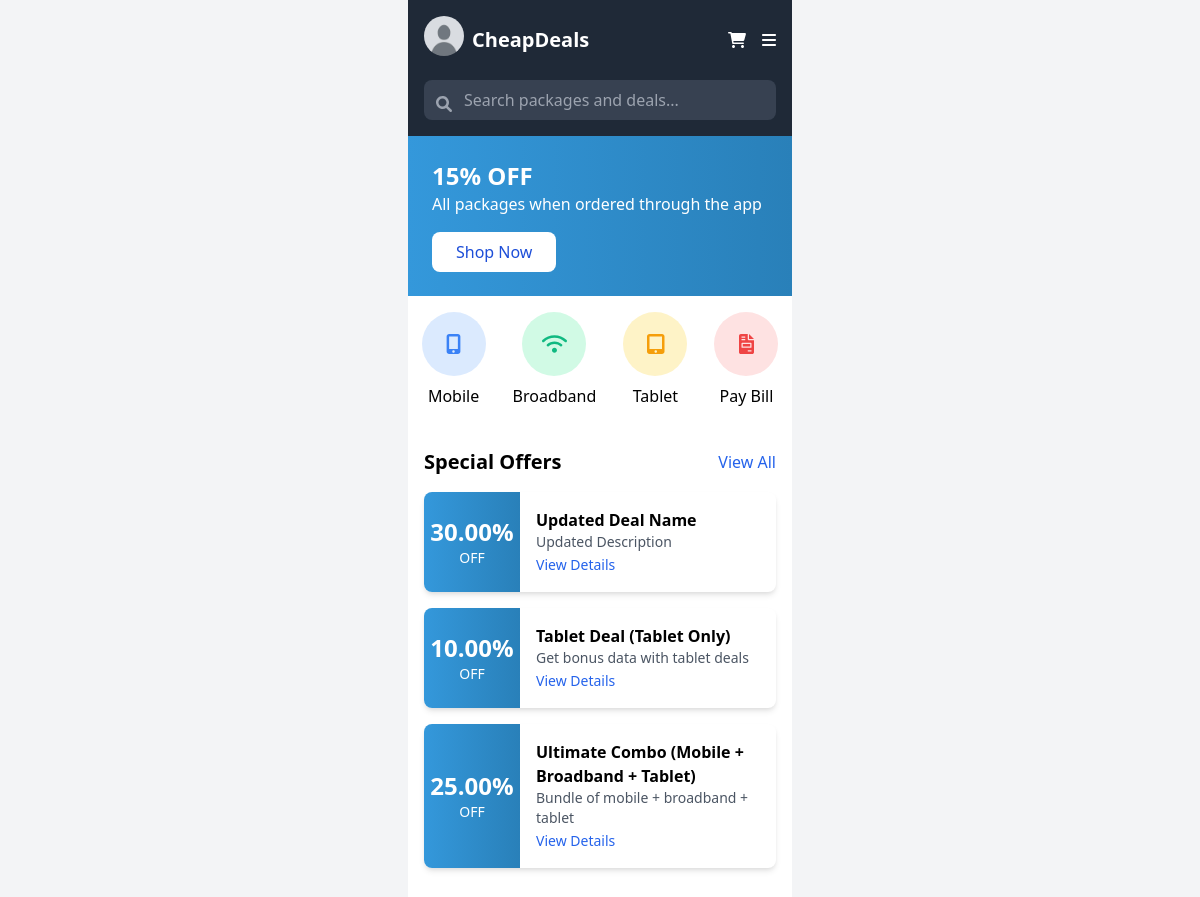
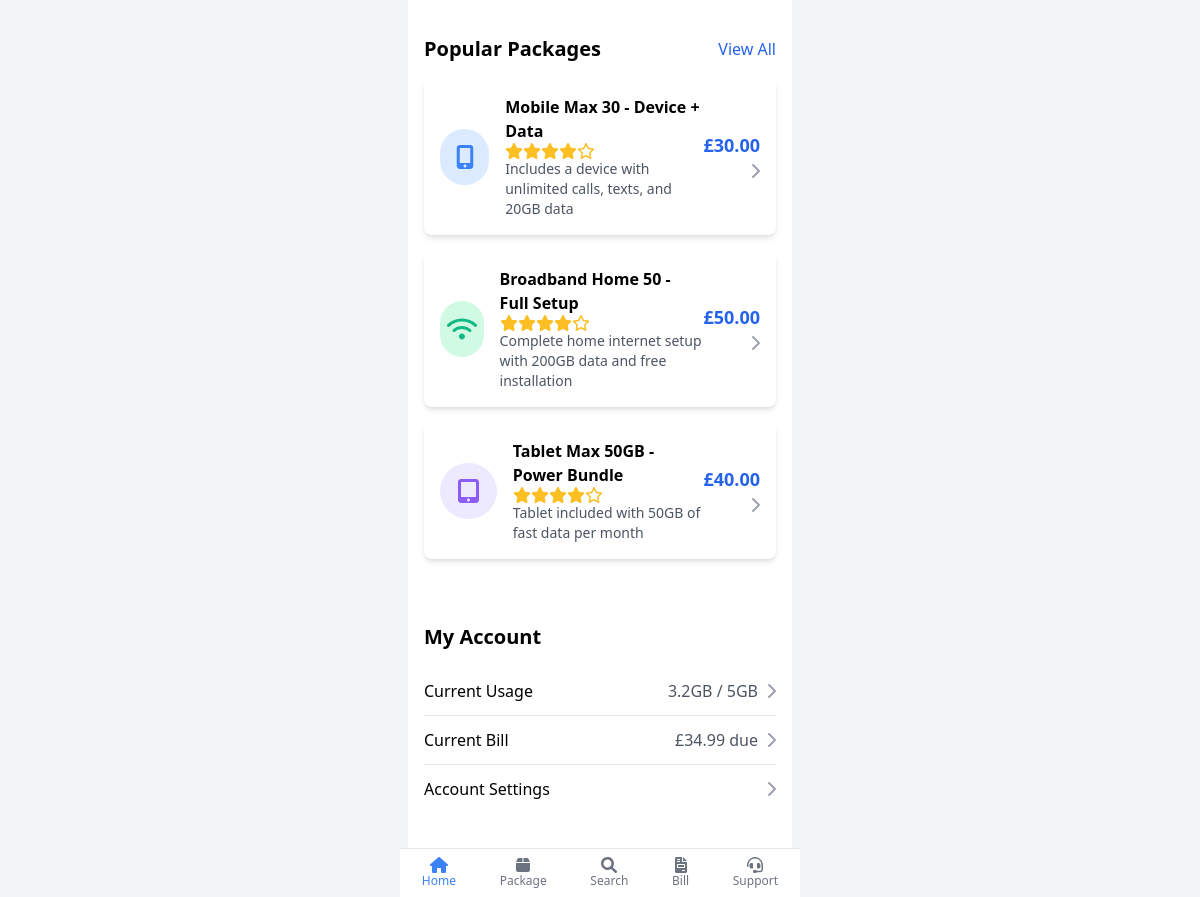
The app's page /homepages.php with its own data (2 pictures, top to bottom).
### tables this page shows
CREATE TABLE `deal` (
  `DealID` int(11) NOT NULL,
  `DealName` varchar(255) NOT NULL,
  `Description` text DEFAULT NULL,
  `DiscountPercentage` decimal(5,2) NOT NULL,
  `ValidFrom` date NOT NULL,
  `ValidTo` date NOT NULL
);

CREATE TABLE `package` (
  `PackageID` int(11) NOT NULL,
  `PackageName` varchar(255) NOT NULL,
  `Description` text DEFAULT NULL,
  `Type` enum('Mobile','Broadband','Tablet','Custom') NOT NULL,
  `Price` decimal(10,2) NOT NULL,
  `FreeMinutes` int(11) DEFAULT 0,
  `FreeSMS` int(11) DEFAULT 0,
  `FreeGB` float DEFAULT 0,
  `old_price` int(11) NOT NULL,
  `Contract` varchar(255) DEFAULT NULL,
  `IsPopular` tinyint(1) DEFAULT 0,
  `DownloadSpeed` int(11) DEFAULT NULL,
  `UploadSpeed` int(11) DEFAULT NULL,
  `SetupFee` decimal(10,2) DEFAULT NULL,
  `Brand` varchar(100) DEFAULT NULL,
  `Rating` float DEFAULT NULL,
  `UpfrontCost` decimal(11,0) NOT NULL,
  `img` varchar(255) DEFAULT NULL
);

### homepages.php (called while the page is built, shortened)
<?php
include './Include/database.php';
include './models/Package.php';
include './models/Deal.php';
$deal = new Deal($pdo);
$deal_stmt = $deal->readAll();
$package = new Package($pdo);
$package_stmt = $package->readAll();
$customer = new Customer($pdo);
include './templates/homepages.html.php';
include './layout-mobile.html.php';

### models/Deal.php (called while the page is built, shortened)
<?php
class Deal {
    private $conn;
    private $table_name = "deal";
    public function __construct($db) {
        $this->conn = $db;
    }
    public function readAll() {
        $query = "SELECT * FROM " . $this->table_name;
        $stmt = $this->conn->prepare($query);
        $stmt->execute();
        return $stmt;
    }
}
?>

### models/Package.php (called while the page is built, shortened)
<?php
class Package {
    private $conn;
    private $table_name = "package";
    public function __construct($db) {
        $this->conn = $db;
    }
    public function readAll() {
        $query = "SELECT * FROM " . $this->table_name;
        $stmt = $this->conn->prepare($query);
        $stmt->execute();
        return $stmt;
    }
}
?>

### templates/homepages.html.php (the view, shortened to what this page needs)
<header class="bg-gray-800 text-white py-4 p-4">
    <div class="container mx-auto flex justify-between items-center">
        <div class="flex items-center">
            <a href="profile.php" class="mr-2">
                <img src="<?php echo htmlspecialchars($customer->avt_img ?: './image/default-avatar.png'); ?>" alt="Profile Picture" class="w-10 h-10 rounded-full mb-2">
            </a>
            <h1 class="text-xl font-bold">CheapDeals</h1>
        </div>
        <div class="flex items-center">
            <a href="cart.php" class="mr-4"><i class="fas fa-shopping-cart"></i></a>
            <a href="./csr/csr_management.php" class="focus:outline-none"><i class="fas fa-bars"></i></a>
        </div>
    </div>
    <div class="container mx-auto mt-4">
        <form class="relative" action="search.php" method="get">
            <input type="text" name="query" placeholder="Search packages and deals..." class="w-full p-2 pl-10 rounded-lg bg-gray-700 text-white">
            <button type="submit" class="absolute left-3 top-3 text-gray-400">
                <i class="fas fa-search"></i>
            </button>
        </form>
    </div>
</header>
<section class="gradient-blue text-white p-6">
    <div class="container mx-auto">
        <h2 class="text-2xl font-bold">15% OFF</h2>
        <p class="mb-4">All packages when ordered through the app</p>
        <a href="#packages" class="bg-white text-blue-700 px-6 py-2 rounded-lg font-medium inline-block">Shop Now</a>
    </div>
</section>
<section class="py-4 bg-white">
    <div class="container mx-auto flex justify-around">
        <a href="mobile.php" class="flex flex-col items-center">
            <div class="bg-blue-100 rounded-full w-16 h-16 flex items-center justify-center mb-2">
                <i class="fas fa-mobile-alt text-blue-500 text-xl"></i>
            </div>
            <span>Mobile</span>
        </a>
        <a href="broadband.php" class="flex flex-col items-center">
            <div class="bg-green-100 rounded-full w-16 h-16 flex items-center justify-center mb-2">
                <i class="fas fa-wifi text-green-500 text-xl"></i>
            </div>
            <span>Broadband</span>
        </a>
        <a href="tablet.php" class="flex flex-col items-center">
            <div class="bg-yellow-100 rounded-full w-16 h-16 flex items-center justify-center mb-2">
                <i class="fas fa-tablet-alt text-yellow-500 text-xl"></i>
            </div>
            <span>Tablet</span>
        </a>
        <a href="bill.php" class="flex flex-col items-center">
            <div class="bg-red-100 rounded-full w-16 h-16 flex items-center justify-center mb-2">
                <i class="fas fa-file-invoice text-red-500 text-xl"></i>
            </div>
            <span>Pay Bill</span>
        </a>
    </div>
</section>
<section class="py-6">
    <div class="container mx-auto px-4">
        <div class="flex justify-between items-center mb-4">
            <h2 class="text-xl font-bold">Special Offers</h2>
            <a href="offers.php" class="text-blue-600">View All</a>
        </div>
        <?php while ($row = $deal_stmt->fetch(PDO::FETCH_ASSOC)): ?>
        <?php
            $discount = $row['DiscountPercentage'];
            $name = htmlspecialchars($row['DealName']);
            $desc = htmlspecialchars($row['Description']);
            $deal_id = $row['DealID'];
        ?>
        <a href="deal-details.php?deal_id=<?= $deal_id ?>" class="block">
            <div class="bg-white rounded-lg shadow-md mb-4 flex overflow-hidden hover:shadow-lg transition-shadow">
                <div class="gradient-blue text-white p-4 flex flex-col justify-center items-center w-24">
                    <div class="text-2xl font-bold"><?= $discount ?>%</div>
                    <div class="text-sm">OFF</div>
                </div>
                <div class="p-4 flex-1">
                    <h3 class="font-bold"><?= $name ?></h3>
                    <p class="text-gray-600 text-sm"><?= $desc ?></p>
                    <span class="text-blue-600 text-sm">View Details</span>
                </div>
            </div>
        </a>
        <?php endwhile; ?>
    </div>
</section>
<section id="packages" class="py-6 bg-white">
    <div class="container mx-auto px-4">
        <div class="flex justify-between items-center mb-4">
            <h2 class="text-xl font-bold">Popular Packages</h2>
            <a href="packages.php" class="text-blue-600">View All</a>
        </div>
        <?php
        $package_stmt->execute();
        while ($row = $package_stmt->fetch(PDO::FETCH_ASSOC)) {
            if (!$row['IsPopular']) continue;
            $id = htmlspecialchars($row['PackageID']);
            $name = htmlspecialchars($row['PackageName']);
            $desc = htmlspecialchars($row['Description']);
            $price = number_format($row['Price'], 2);
            $rating = $row['Rating'];
            $type = strtolower($row['Type']);
            $icon = 'fa-box';
            $bgColor = 'bg-gray-200';
            $textColor = 'text-gray-600';
            if ($type === 'mobile') {
                $icon = 'fa-mobile-alt';
                $bgColor = 'bg-blue-100';
                $textColor = 'text-blue-500';
            } elseif ($type === 'broadband') {
                $icon = 'fa-wifi';
                $bgColor = 'bg-green-100';
                $textColor = 'text-green-500';
            } elseif ($type === 'tablet') {
                $icon = 'fa-tablet-alt';
                $bgColor = 'bg-purple-100';
                $textColor = 'text-purple-500';
            }
        ?>
            <a href="package-details.php?id=<?= $id ?>" class="block bg-white rounded-lg shadow-md mb-4 p-4">
                <div class="flex justify-between items-center">
                    <div class="flex items-center">
                        <div class="<?= $bgColor ?> rounded-full w-24 h-14 flex items-center justify-center mr-4">
                            <i class="fas <?= $icon ?> <?= $textColor ?> text-2xl"></i>
                        </div>
                        <div>
                            <h3 class="font-bold"><?= $name ?></h3>
                            <div class="flex text-yellow-400">
                                <?php for ($i = 0; $i < 5; $i++): ?>
                                    <?php if ($i < floor($rating)): ?>
                                        <i class="fas fa-star"></i>
                                    <?php else: ?>
                                        <i class="far fa-star"></i>
                                    <?php endif; ?>
                                <?php endfor; ?>
                            </div>
                            <p class="text-gray-600 text-sm"><?= $desc ?></p>
                        </div>
                    </div>
                    <div class="text-right">
                        <p class="text-lg font-bold text-blue-600">£<?= $price ?></p>
                        <i class="fas fa-chevron-right text-gray-400"></i>
                    </div>
                </div>
            </a>
        <?php } ?>
    </div>
</section>
<section class="py-6 bg-white">
    <div class="container mx-auto px-4">
        <h2 class="text-xl font-bold mb-4">My Account</h2>
        <a href="account-usage.php" class="block border-b border-gray-200 py-3 flex justify-between items-center">
            <span>Current Usage</span>
            <div class="flex items-center">
                <span class="text-gray-600 mr-2">3.2GB / 5GB</span>
                <i class="fas fa-chevron-right text-gray-400"></i>
            </div>
        </a>
        <a href="account-bill.php" class="block border-b border-gray-200 py-3 flex justify-between items-center">
            <span>Current Bill</span>
            <div class="flex items-center">
                <span class="text-gray-600 mr-2">£34.99 due</span>
                <i class="fas fa-chevron-right text-gray-400"></i>
            </div>
        </a>
        <a href="account-settings.php" class="block py-3 flex justify-between items-center">
            <span>Account Settings</span>
            <i class="fas fa-chevron-right text-gray-400"></i>
        </a>
    </div>
</section>

### layout-mobile.html.php (style rules this page uses)
.gradient-blue { background: linear-gradient(90deg, #3498db 0%, #2980b9 100%); }
html, body { height: 100%; margin: 0; }

### records on screen
deal: DiscountPercentage "30.00", DealName "Updated Deal Name", Description "Updated Description"
deal: DiscountPercentage "10.00", DealName "Tablet Deal (Tablet Only)", Description "Get bonus data with tablet deals"
deal: DiscountPercentage "25.00", DealName "Ultimate Combo (Mobile + Broadband + Tablet)", Description "Bundle of mobile + broadband + tablet"
package: PackageName "Mobile Max 30 - Device + Data", Description "Includes a device with unlimited calls, texts, and 20GB data", Price "30.00"
package: PackageName "Broadband Home 50 - Full Setup", Description "Complete home internet setup with 200GB data and free installation", Price "50.00"
package: PackageName "Tablet Max 50GB - Power Bundle", Description "Tablet included with 50GB of fast data per month", Price "40.00"
